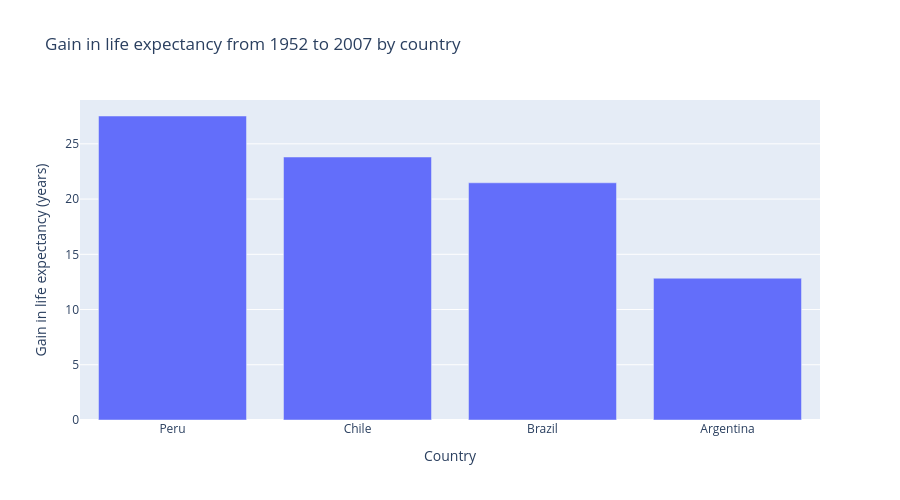

The cell this chart's notebook holds for it:
### Markdown cell above
**What does Figure 1 show? Describe a pattern and record at least one value with its place, time, and units or count.**

Your answer: Life expectancy rose in all four countries from 1952 to 2007. Argentina started with the highest life expectancy in 1952, but Chile passed it by the 1982 observation. Chile ended with the highest life expectancy of the four in 2007 at 78.553 years.

### Code cell
life_bar = px.bar(
    gains,
    x="country",
    y="gain",
    hover_data={"start": ":.3f", "end": ":.3f"},
    labels={
        "country": "Country",
        "gain": "Gain in life expectancy (years)",
        "start": "1952 life expectancy (years)",
        "end": "2007 life expectancy (years)"
    },
    title="Gain in life expectancy from 1952 to 2007 by country"
)
life_bar.update_yaxes(rangemode="tozero")
life_bar.update_layout(height=500)
life_bar.show()

### Figure 1 — Plotly figure (JSON) as saved in the notebook; plotly's stock layout.template omitted (floating-point values rounded to 4 significant figures)
{"data": [{"customdata": [[43.9, 71.42], [54.74, 78.55], [50.92, 72.39], [62.48, 75.32]], "hovertemplate": "Country=%{x}<br>Gain in life expectancy (years)=%{y}<br>1952 life expectancy (years)=%{customdata[0]:.3f}<br>2007 life expectancy (years)=%{customdata[1]:.3f}<extra></extra>", "legendgroup": "", "marker": {"color": "#636efa", "pattern": {"shape": ""}}, "name": "", "orientation": "v", "showlegend": false, "textposition": "auto", "type": "bar", "x": ["Peru", "Chile", "Brazil", "Argentina"], "xaxis": "x", "y": [27.52, 23.81, 21.47, 12.84], "yaxis": "y"}], "layout": {"barmode": "relative", "height": 500, "legend": {"tracegroupgap": 0}, "title": {"text": "Gain in life expectancy from 1952 to 2007 by country"}, "xaxis": {"anchor": "y", "domain": [0, 1], "title": {"text": "Country"}}, "yaxis": {"anchor": "x", "domain": [0, 1], "rangemode": "tozero", "title": {"text": "Gain in life expectancy (years)"}}}}
